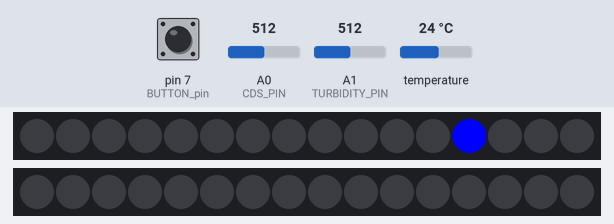
The sketch below on a simulated Arduino Uno, built for the host (arithmetic inside an expression is 32-bit, double 64-bit). On the bench: 2 × 16 RGB LEDs in strip order, left to right. The test bench sets the inputs (shaded band); at power-on: A1 (TURBIDITY_PIN) = 512, temperature 24 °C, A0 (CDS_PIN) = 512, pin 7 (BUTTON_pin) HIGH. WiFi joins after 1.5 s; servers stay silent unless stated; what the sketch prints to the serial monitor is not drawn.

Above: at 7.7 s.
7.8 s: A1 (TURBIDITY_PIN) set to 366
10.4 s: A1 (TURBIDITY_PIN) set to 332
13.0 s: temperature set to 25.5 °C
15.9 s: temperature set to 26.3 °C
At 17.7 s:
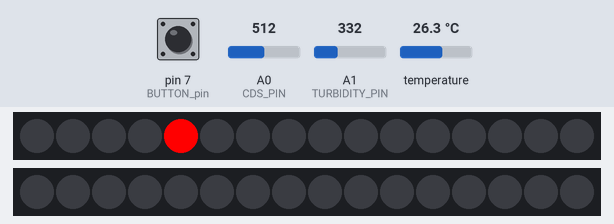
18.5 s: A0 (CDS_PIN) set to 215
21.1 s: A0 (CDS_PIN) set to 187
Timing chart, 0 to 24.1 s (numbered marks = the images above; inputs shaded):
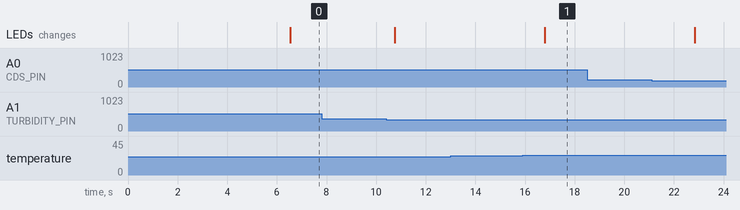

Measured:
- the behaviour switches between 25.9 and 26 °C on temperature (found by bisection; images 0 and 1)
- after the input at 7.8 s, every drawn part: stays the same
- after the input at 13.0 s, every drawn part: stays the same
- after the input at 15.9 s, the LEDs: change after 0.90 s (image 1)
- after the input at 18.5 s, every drawn part: stays the same

The sketch:

marimo.ino
```cpp
#include <Wire.h>
#include <OneWire.h>
#include <DallasTemperature.h>
#include <WiFiEsp.h>
#include <SoftwareSerial.h>
#include <Adafruit_NeoPixel.h>

// WiFi 정보 설정
const char ssid[] = "Galaxy zflip5 young";
const char pass[] = "dodrmfl02";
int status = WL_IDLE_STATUS;

// 웹 서버 주소 및 포트 번호 설정
const char* serverAddress = "3.39.175.221";
const int serverPort = 8080;
WiFiEspClient client;

// 핀번호 설정
#define rxPin 3
#define txPin 2
#define ONE_WIRE_BUS 4
#define NEOPIXEL_PIN1 6 // 상태 알려주는 네오픽셀
#define NEOPIXEL_PIN2 5 // 어항 밑 네오픽셀
#define BUTTON_pin 7 // 버튼을 8번 핀에 연결
#define NEOPIXEL_NUM_LEDS1 16
#define NEOPIXEL_NUM_LEDS2 16
#define NEOPIXEL_TEMPERATURE_LED 4
#define NEOPIXEL_LIGHT_LED 8
#define NEOPIXEL_TURBIDITY_LED 12
const int CDS_PIN = A0;
const int TURBIDITY_PIN = A1;

// Define NeoPixel colors
#define RED_COLOR 0xFF0000  // Red color
#define YELLOW_COLOR 0xFFFF00  // Yellow color
#define BLUE_COLOR 0x0000FF  // Blue color
#define GREEN_COLOR 0x00FF00  // Green color

// 여러가지 관련 설정
SoftwareSerial mySerial(txPin, rxPin); // 통신 관련 설정
Adafruit_NeoPixel neopixels1 = Adafruit_NeoPixel(NEOPIXEL_NUM_LEDS1, NEOPIXEL_PIN1, NEO_GRB + NEO_KHZ800);
Adafruit_NeoPixel neopixels2 = Adafruit_NeoPixel(NEOPIXEL_NUM_LEDS2, NEOPIXEL_PIN2, NEO_GRB + NEO_KHZ800);
OneWire oneWire(ONE_WIRE_BUS); // DS18B20 온도센서 관련 설정
DallasTemperature sensors(&oneWire);

// 이전 온도 값을 저장할 변수
float prevTempC = 0;
float prevTemperature = 0;
unsigned long lastLoggedDayTurb = 0;
unsigned long lastLoggedDayTemp = 0;
int turbidityErrorLogCount = 0;
int temperatureChangeLogCount = 0;
bool neopixelState = false; // Neopixel 상태 저장 변수
bool lastNeopixelState = false; // 이전 Neopixel 상태 저장 변수
bool LED_state = true; // LED 상태 저장 변수 (초기에 켜진 상태)
bool isNeopixelOn = true; // 조명 상태를 나타내는 변수
int lastButtonState = LOW;
int buttonState = LOW;

// 시간 간격 (1시간)
const unsigned long interval = 3600000; // milliseconds
unsigned long previousMillis = 0;

// 탁도센서 오류를 로깅하는 시간 간격 (5초)
const unsigned long turbidityLogInterval = 5000; // milliseconds
unsigned long turbidityLogPreviousMillis = 0;

// 온도 변화를 관찰하는 시간 간격 (1분)
const unsigned long temperatureChangeInterval = 60000; // milliseconds
unsigned long temperatureChangePreviousMillis = 0;

// 하루에 허용되는 탁도 최대 오류 로그 횟수
const int maxErrorLogsPerDay = 2;

// 하루에 허용되는 최대 온도 변화 로그 횟수
const int maxTemperatureChangeLogsPerDay = 2;

// 조도, 탁도, 온도 임계값 설정
const int thresholdLight = 200; // 조도 임계값
const int thresholdTurbidity = 350; // 탁도 임계값
const float thresholdTemperature = 26.0; // 온도 임계값

void setup() {
  // 시리얼 통신 초기화
  Serial.begin(9600);
  mySerial.begin(9600);
  // WiFi 모듈 초기화
  WiFi.init(&mySerial);
  // WiFi에 연결 시도
  while (status != WL_CONNECTED) {
    Serial.println("Attempting to connect to WiFi network...");
    status = WiFi.begin(ssid, pass);
    delay(5000); // 5초마다 연결 시도
  }
  // WiFi 연결 성공 시 정보 출력
  Serial.println("Connected to WiFi");

  // DS18B20 온도센서 초기화
  sensors.begin();

  // Neopixel 관련 코드
  pinMode(BUTTON_pin, INPUT_PULLUP); // 입력으로 설정
  // Neopixel 초기화
  neopixels1.begin();
  neopixels2.begin();
  if (LED_state) {
    // 각각의 네오픽셀을 초기화하고 무색으로 설정
    for (int i = 0; i < NEOPIXEL_NUM_LEDS1; i++) {
      neopixels1.setPixelColor(i, 0, 0, 0);
    }
    for (int i = 0; i < NEOPIXEL_NUM_LEDS2; i++) {
      neopixels2.setPixelColor(i, 0, 0, 0);
    }

    neopixels1.show();
    neopixels2.show();
  }
}

void loop() {
  // 현재 시간 계산
  unsigned long currentMillis = millis();
  // 탁도 값 읽기
  int turbidityValue = analogRead(TURBIDITY_PIN);
  Serial.print("탁도 값: ");
  Serial.println(turbidityValue);
  // 현재 날짜 구하기
  unsigned long currentDay = currentMillis / 86400000; // 1일은 86,400,000 밀리초
  // 온도 값
  float currentTemperature = sensors.getTempCByIndex(0);

  bool isTemperatureSad = (currentTemperature >= thresholdTemperature);
  bool isLightSad = (analogRead(CDS_PIN) < thresholdLight);
  bool isTurbiditySad = (turbidityValue > thresholdTurbidity);

  // 상태 나타내는 네오픽셀 설정
  // 온도 (빨강), 조도 (노랑), 탁도 (파랑)
  setColor(neopixels1, NEOPIXEL_TEMPERATURE_LED, isTemperatureSad ? RED_COLOR : 0);
  setColor(neopixels1, NEOPIXEL_LIGHT_LED, isLightSad ? YELLOW_COLOR : 0);
  setColor(neopixels1, NEOPIXEL_TURBIDITY_LED, isTurbiditySad ? BLUE_COLOR : 0);
  // 어항네오픽셀 (빨강,초록)

  // 네오픽셀 표시 업데이트
  neopixels1.show();
  neopixels2.show();

  delay(1000);

  // 온도 변화를 관찰하여 온도가 3도 이상 내려갈 때 로그를 보냄
  if (currentMillis - temperatureChangePreviousMillis >= temperatureChangeInterval) {
    temperatureChangePreviousMillis = currentMillis;
    sensors.requestTemperatures();

    if (currentTemperature - prevTemperature >= 3) {
      if (temperatureChangeLogCount < maxTemperatureChangeLogsPerDay) {
        logTemperatureChange();
        temperatureChangeLogCount++;
      }
      prevTemperature = currentTemperature;
    }
  }


  int newButtonState = digitalRead(BUTTON_pin);

   // 버튼 상태가 바뀌면 동작 수행
  if (newButtonState != lastButtonState) {
    // 버튼이 눌린 경우 (HIGH)
    if (newButtonState == HIGH) {
      // LED 상태를 토글 (반전)합니다.
      isNeopixelOn = !isNeopixelOn;

      // LED 상태에 따라 어항 밑 LED를 설정합니다.
      if (isNeopixelOn) {
        // LED 켜기 (빨간색)
  setColor(neopixels2, 1, isTemperatureSad || isLightSad || isTurbiditySad ? RED_COLOR : GREEN_COLOR);
  setColor(neopixels2, 2, isTemperatureSad || isLightSad || isTurbiditySad ? RED_COLOR : GREEN_COLOR);
  setColor(neopixels2, 0, isTemperatureSad || isLightSad || isTurbiditySad ? RED_COLOR : GREEN_COLOR);
        logNeopixelOn(); // 조명이 켜진 상태를 로그로 전송
      } else {
        // LED 끄기 (검정색)
        setColor(neopixels2, 1, 0);
        setColor(neopixels2, 2, 0);
        setColor(neopixels2, 0, 0);
        logNeopixelOff(); // 조명이 꺼진 상태를 로그로 전송
      }

      // 네오픽셀 표시 업데이트
      neopixels2.show();
    }
    // 버튼 상태를 저장
    lastButtonState = newButtonState;
  }


  delay(1000); // 이 부분은 중복 로그를 방지하기 위한 딜레이입니다.
}


void logTemperatureChange() {
  // 온도 변화 로그를 서버로 전송하는 코드를 작성
  // JSON 데이터 형식으로 로그 데이터 생성
  String jsonData = "{\"marimoId\": 1}";
  sendLogToServer(jsonData, 3);
}

void logNeopixelOn() {
  // Neopixel 켜짐 로그를 서버로 전송하는 코드를 작성
  // JSON 데이터 형식으로 로그 데이터 생성
  String jsonData = "{\"marimoId\": 1}";
  sendLogToServer(jsonData,1);
}

void logNeopixelOff() {
  // Neopixel 꺼짐 로그를 서버로 전송하는 코드를 작성
  // JSON 데이터 형식으로 로그 데이터 생성
  String jsonData = "{\"marimoId\": 1}";
  sendLogToServer(jsonData,1);
}

// 로그 데이터를 서버로 전송하는 함수
void sendJSONDataToServer(int cdsValue, int turbidityValue, float tempC) {// 센서 데이터
  /*if (!client.connected()) {
    // 클라이언트가 연결되어 있지 않으면 연결 시도
    if (client.connect(serverAddress, serverPort)) {
      Serial.println("Connected to server");
    } else {
      Serial.println("Connection to server failed");
      return;  // 연결 실패 시 함수 종료
    }
  }*/

  // JSON 데이터 형식 구성
  String jsonData = "{\"marimoId\": 1, \"stat1\": " + String(cdsValue) + ", \"stat2\": " + String(turbidityValue) + ", \"stat3\": " + String(tempC) + "}";

  // HTTP POST 요청 준비
  String url = "/marimoData/sensor";
  String payload = jsonData;

  if (client.connect(serverAddress, serverPort)) {
      client.print("POST " + url + " HTTP/1.1\r\n");
      client.print("Host: " + String(serverAddress) + ":" + String(serverPort) + "\r\n");
      client.print("Content-Type: application/json\r\n");
      client.print("Content-Length: ");
      client.print(payload.length());
      client.print("\r\n\r\n");
      client.print(payload);
      Serial.println("Data Sent to Server");
    } else {
      Serial.println("Connection to server failed");
    }

}

void sendLogToServer(String logData, int num) {//로그
  if (client.connect(serverAddress, serverPort)) {
    // HTTP POST 요청 준비

    String url = "/log/" + String(num); // 로그 엔드포인트 URL
    String payload = logData;

    client.print("POST " + url + " HTTP/1.1\r\n");
    client.print("Host: " + String(serverAddress) + ":" + String(serverPort) + "\r\n");
    client.print("Content-Type: application/json\r\n");
    client.print("Content-Length: ");
    client.print(payload.length());
    client.print("\r\n\r\n");
    client.print(payload);

    Serial.println("Log Data Sent to Server");
  } else {
    Serial.println("Failed to connect to server");
  }
}

void setColor(Adafruit_NeoPixel& strip, int pixelIndex, uint32_t color) {
  if (pixelIndex >= 0 && pixelIndex < strip.numPixels()) {
    strip.setPixelColor(pixelIndex, color);
  }
}
```
